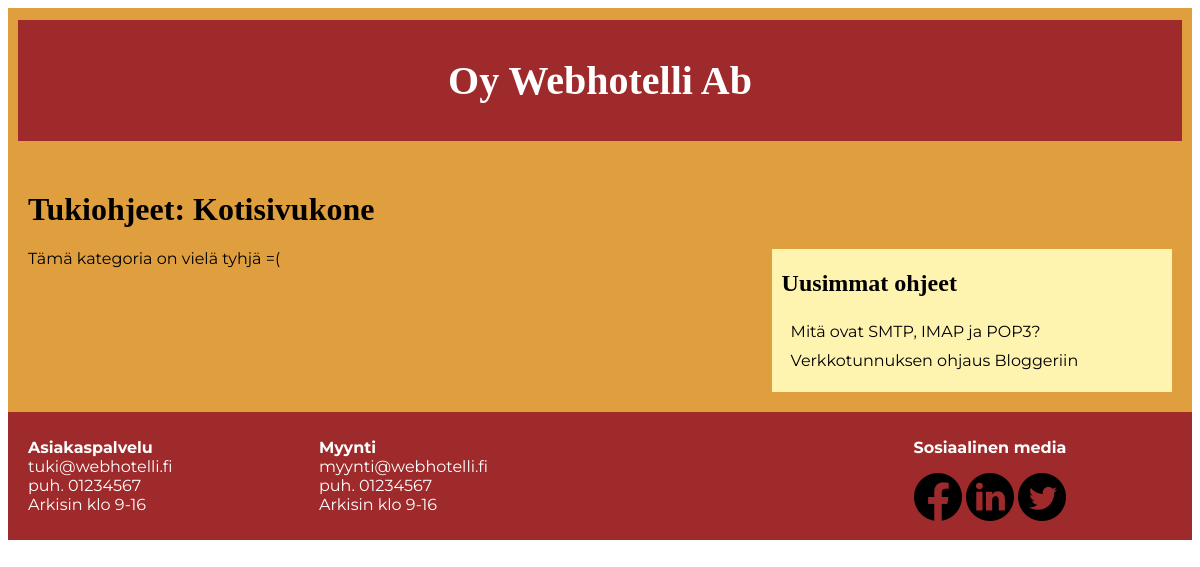
The page /-etusivu/kategoria.php?id=3 on the database its author committed.
### tables this page shows
CREATE TABLE `kategoria` (
  `kategoria_id` int(11) NOT NULL,
  `nimi` varchar(50) NOT NULL,
  `jarjestysnro` int(11) NOT NULL
);

CREATE TABLE `artikkeli` (
  `artikkeli_id` int(11) NOT NULL,
  `otsikko` varchar(200) NOT NULL,
  `teksti` text NOT NULL,
  `kategoria_id` int(11) NOT NULL,
  `kirjoittaja` varchar(20) NOT NULL,
  `luontipvm` date NOT NULL
);

### -etusivu/kategoria.php (the view, shortened to what this page needs)
<!DOCTYPE html>
<?php
    require_once ("tietokanta.php");
?>
<html lang="fi">
	<head>
		<link rel="stylesheet" type="text/css" href="tyyli.css">
	</head>
	<body>
		<div id="sailio">
			<header>
				<div id="otsikko">
					<a href="index.php" title ="Siirry etusivulle"><h1>Oy Webhotelli Ab</h1></a>
				</div>
			</header>
			<main>
				<?php
				$id = $yhteys->real_escape_string($_GET["id"]);
				$hakusql = "SELECT nimi, kategoria_id FROM kategoria WHERE kategoria_id = $id";
				$tulokset = $yhteys->query($hakusql);
                    while($rivi = $tulokset->fetch_assoc()) {
				?>
				<h1>Tukiohjeet: <?php echo $rivi["nimi"];?></h1>
				<?php } ?>
				<div id="kategoriasailio">
				<?php
				$id = $yhteys->real_escape_string($_GET["id"]);
				$hakusql = "SELECT kategoria_id, artikkeli_id, otsikko, teksti FROM artikkeli WHERE kategoria_id = $id
				ORDER BY luontipvm DESC";
				$tulokset = $yhteys->query($hakusql);
				if($tulokset->num_rows > 0) {
                    while($rivi = $tulokset->fetch_assoc()) {
				?>
					<section class="ohje">
						<h2><?php echo $rivi["otsikko"];?></h2>
						<?php $lyhytTeksti = mb_strimwidth($rivi["teksti"], 0, 200, "...");?>
						<p><?php echo $lyhytTeksti;?></p>
						<a class="ohjelinkki" href="ohje.php?id=<?php echo $rivi["artikkeli_id"];?>">Lue koko ohje</a>
						<?php } ?>
					</section>
				<?php
				} else {
					echo"Tämä kategoria on vielä tyhjä =(";
				} ?>
				</div>
				<div id="ohjesailio">
				<h2>Uusimmat ohjeet</h2>
				<nav id="linkit">
					<ul><?php
                        $hakusql = "SELECT otsikko, artikkeli_id FROM artikkeli
                            ORDER BY luontipvm DESC LIMIT 10";
                            $tulokset = $yhteys->query($hakusql);
                            while($rivi = $tulokset->fetch_assoc()) {
                        ?>
                            <li><a class="linkki" href="ohje.php?id=<?php echo $rivi["artikkeli_id"];?>" title = "Lue ohje"><?php echo $rivi["otsikko"];?></a></li>
                        <?php } ?>
					</ul>
				</nav>
			</div>
			</main>
			<footer>
				<div class="footer_sisalto">
					<div class="footer_infot">
						<div class="aspa_info">
							<p><b>Asiakaspalvelu</b><br>
							tuki@webhotelli.fi<br>
							puh. 01234567<br>
							Arkisin klo 9-16</p>
						</div>
						<div class="myynti_info">
							<p><b>Myynti</b><br>
							myynti@webhotelli.fi<br>
							puh. 01234567<br>
							Arkisin klo 9-16</p>
						</div>
					</div>
					<div class="some">
						<p><b>Sosiaalinen media</b></p>
						<ul class="somekuvake_sailio">
							<li class="facebook_link">
								<a href="https://www.facebook.com/"><img alt="Facebook" src="icon_facebook48px.png" title="Siirry Facebookin etusivulle"</a>
							</li>
							<li class="linkedin_link">
								<a href="https://www.linkedin.com/?trk=seo-authwall-base_nav-header-logo"><img alt="Linkedin" src="icon_linkedin48px.png" title="Siirry Linkedinin etusivulle"</a>
							</li>
							<li class="twitter_link">
								<a href="https://twitter.com/"><img alt="Twitter" src="icon_twitter48px.png" title="Siirry Twitterin etusivulle"</a>
							</li>
						</ul>
					</div>
				</div>
			</footer>
		</div>
	</body>
</html>

### -etusivu/tyyli.css (style rules this page uses)
* { max-width: 100%; box-sizing: border-box; font-family: 'Montserrat'; }
#sailio { max-width: 1200px; margin-left: auto; margin-right: auto; padding-top: 2px; background-color: #e09f3e; }
main { padding: 20px; }
main::after { content: ""; display: block; clear: both; }
header { padding: 10px; margin: 10px; background-color: #9e2a2b ; color:#FFFFFF; }
#otsikko { text-align: center; }
#otsikko h1 { font-family: 'Merryweather'; font-size: 30pt; }
#otsikko a { text-decoration: none; color: #FFFFFF; }
main h1 { margin-top: 20px; margin-left: auto; margin-right: auto; font-family: 'Merryweather'; }
#ohjesailio { padding-top: 1px; padding-bottom: 1px; background-color: #fff3b0; margin-left: auto; margin-right: auto; margin-top: 40px; }
#ohjesailio h2 { margin-left: 10px; font-family: 'Merryweather'; }
#ohjesailio ul { list-style: none; padding-left: 14px; }
a.linkki { display: block; color:#000000; text-decoration: none; padding: 5px; margin-right: 14px; }
footer { padding: 10px; background-color: #9e2a2b; color: #FFFFFF; }
.footer_sisalto { display: block; margin-left: auto; margin-right: auto; text-align: center; }
.footer_infot { text-align: left; display: inline-block; }
.some p { text-align: left; display: inline-block; }
.facebook_link { list-style: none; }
.linkedin_link { list-style: none; }
.twitter_link { list-style: none; }
.somekuvake_sailio { padding: 0; margin: 0; }
@media screen and (min-width: 600px) { #kategoriasailio { float: left; width: 60%; } }
@media screen and (min-width: 600px) { #ohjesailio { display: inline-block; float: right; width: 35%; margin-top: 0; } }
@media screen and (min-width: 600px) { footer { clear: both; } }
@media screen and (min-width: 600px) { .footer_infot { width: 40%; float: left; margin-left: 10px; } }
@media screen and (min-width: 600px) { .footer_sisalto::after { content: ""; display: block; clear: both; } }
@media screen and (min-width: 600px) { .some { width: 50%; float: right; } }
@media screen and (min-width: 800px) { .footer_infot { width: 50%; } }
@media screen and (min-width: 800px) { .aspa_info { width: 50%; float: left; } }
@media screen and (min-width: 800px) { .myynti_info { width: 50%; float: left; } }
@media screen and (min-width: 800px) { .some { width: 33%; } }
@media screen and (min-width: 800px) { .somekuvake_sailio li { display: inline-block; } }
@media screen and (min-width: 800px) { .somekuvake_sailio a { text-decoration: none; } }

### rows shown on the page
kategoria: nimi "Kotisivukone"
artikkeli: otsikko "Mitä ovat SMTP, IMAP ja POP3?"
artikkeli: otsikko "Verkkotunnuksen ohjaus Bloggeriin"
